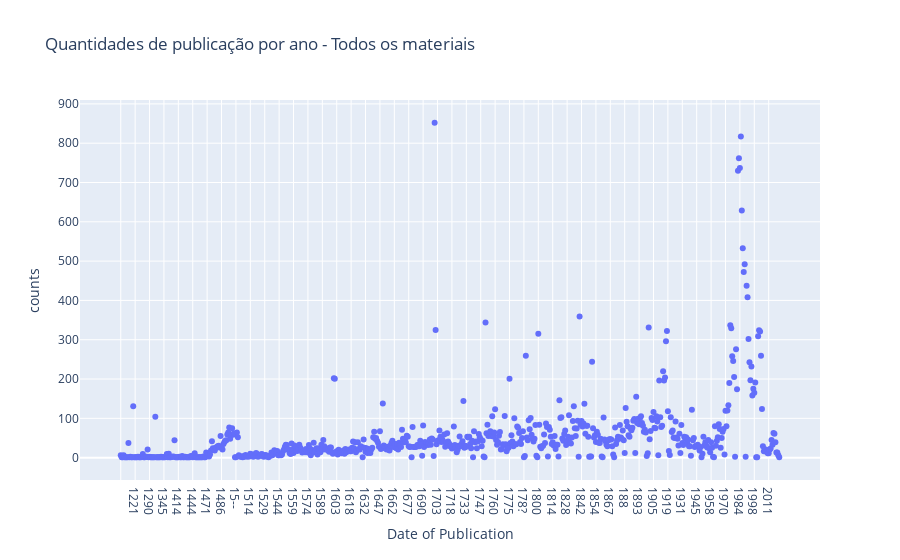

Notebook cell for this chart:
### Code cell
# Criar scatter plot com os dados de datas de publicação com as datas de publicação no eixo Y
fig3 = px.scatter(df_ano, x='Date of Publication', y='counts', title='Quantidades de publicação por ano - Todos os materiais')
fig3.show()

### Figure 1 — Plotly figure (JSON) as saved in the notebook; plotly's stock layout.template omitted (floating-point values rounded to 4 significant figures; data arrays with more than 128 entries replaced by an {"elided": "..."} marker saying what was removed)
{"data": [{"hovertemplate": "Date of Publication=%{x}<br>counts=%{y}<extra></extra>", "legendgroup": "", "marker": {"color": "#636efa", "symbol": "circle"}, "mode": "markers", "name": "", "orientation": "v", "showlegend": false, "type": "scatter", "x": {"elided": "687 str values"}, "xaxis": "x", "y": {"elided": "687 int values"}, "yaxis": "y"}], "layout": {"legend": {"tracegroupgap": 0}, "title": {"text": "Quantidades de publicação por ano - Todos os materiais"}, "xaxis": {"anchor": "y", "domain": [0, 1], "title": {"text": "Date of Publication"}}, "yaxis": {"anchor": "x", "domain": [0, 1], "title": {"text": "counts"}}}}
